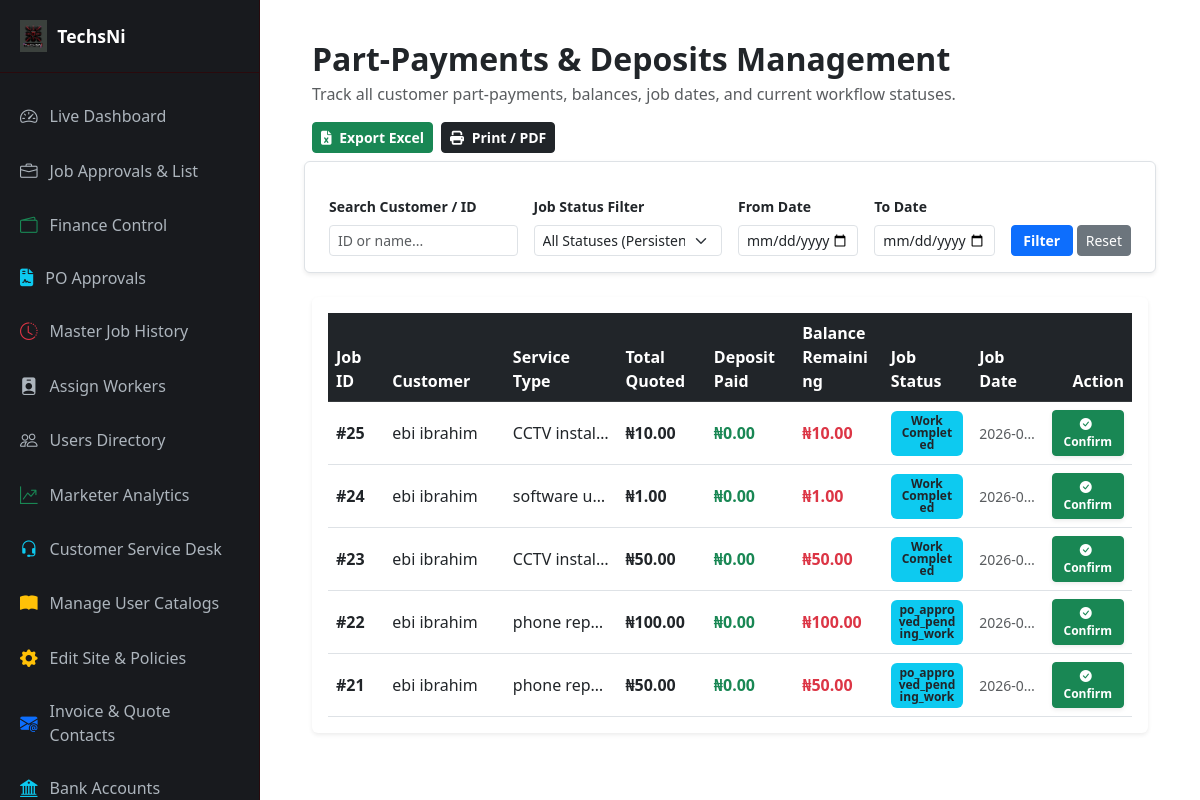
Screenshot of /services/dashboard/finance/part-payments/ (signed in) with the database file from the repository.
### services/models.py (models this page shows, shortened)
class Job(models.Model):
    STATUS_CHOICES = (
        ('pending', 'Pending Review'),
        ('approved', 'Approved'),
        ('rejected', 'Rejected'),
        ('quote_sent', 'Quote Sent'),
        ('quote_approved', 'Quote Approved'),
        ('quote_rejected', 'Quote Rejected'),
        ('deposit_paid', 'Deposit Paid'),
        ('on_site', 'Worker On-Site'),
        ('in_progress', 'Work in Progress'),
        ('completed', 'Work Completed'),
        ('fully_paid', 'Fully Paid & Invoiced'),
        ('pending_finance_review', 'Pending Finance Review'),
        ('settled', 'Settled & Closed'),
    )
    customer = models.ForeignKey(User, on_delete=models.CASCADE, related_name='job_requests')
    job_type = models.ForeignKey(JobType, on_delete=models.SET_NULL, null=True, blank=True, verbose_name="Job Type")
    model_type = models.CharField(max_length=100, blank=True, null=True)
    serial_number = models.CharField(max_length=100, blank=True, null=True)
    condition = models.CharField(max_length=100, blank=True, null=True)
    description = models.TextField()
    image1 = models.ImageField(upload_to='jobs/images/', blank=True, null=True)
    image2 = models.ImageField(upload_to='jobs/images/', blank=True, null=True)
    image3 = models.ImageField(upload_to='jobs/images/', blank=True, null=True)
    video = models.FileField(upload_to='jobs/videos/', blank=True, null=True)
    status = models.CharField(max_length=30, choices=STATUS_CHOICES, default='pending')
    assigned_worker = models.ForeignKey(User, on_delete=models.SET_NULL, null=True, blank=True, related_name='assigned_jobs')
    is_po_job = models.BooleanField(default=False)
    po_number = models.CharField(max_length=100, blank=True, null=True)
    created_at = models.DateTimeField(auto_now_add=True)

class User(AbstractUser):
    groups = models.ManyToManyField(
        'auth.Group',
        related_name='custom_user_set',
        blank=True,
        help_text='The groups this user belongs to.',
        verbose_name='groups',
    )
    user_permissions = models.ManyToManyField(
        'auth.Permission',
        related_name='custom_user_permissions_set',
        blank=True,
        help_text='Specific permissions for this user.',
        verbose_name='user permissions',
    )
    ROLE_CHOICES = (
        ('ceo', 'CEO'),
        ('general_manager', 'General Manager'),
        ('manager', 'Manager'),
        ('assistant_manager', 'Assistant Manager'),
        ('customer_service', 'Customer Service Representative'),
        ('worker', 'Worker'),
        ('customer', 'Customer'),
        ('marketer', 'Marketer'),
    )
    role = models.CharField(max_length=30, choices=ROLE_CHOICES, default='customer')
    employee_id = models.CharField(max_length=50, unique=True, blank=True, null=True, verbose_name="ID Number")
    email = models.EmailField(unique=True, blank=False, null=False)
    phone_number = models.CharField(max_length=20, unique=True, null=True, blank=True)
    country = models.CharField(max_length=50, default='Nigeria')
    state = models.CharField(max_length=100, blank=True, null=True)
    capital = models.CharField(max_length=100, blank=True, null=True)
    lga = models.CharField(max_length=100, blank=True, null=True)
    address = models.TextField(blank=True, null=True)
    description = models.TextField(blank=True, null=True)
    narration = models.TextField(blank=True, null=True)
    is_verified = models.BooleanField(default=False)
    otp_code = models.CharField(max_length=6, blank=True, null=True)
    commission_percentage = models.DecimalField(
        max_digits=5, decimal_places=2, blank=True, null=True,
        verbose_name="Custom Commission Percentage (%)"
    )
    referred_by = models.ForeignKey('self', null=True, blank=True, on_delete=models.SET_NULL, related_name='referrals')

class JobType(models.Model):
    name = models.CharField(max_length=100, unique=True, verbose_name="Job Service Type")
    is_active = models.BooleanField(default=True, verbose_name="Active")

class Quotation(models.Model):
    job = models.OneToOneField(Job, on_delete=models.CASCADE, related_name='quotation')
    subtotal_amount = models.DecimalField(max_digits=12, decimal_places=2, default=0.00)
    discount_amount = models.DecimalField(max_digits=12, decimal_places=2, default=0.00, verbose_name="Discount (₦)")
    vat_amount = models.DecimalField(max_digits=12, decimal_places=2, default=0.00, verbose_name="VAT / Tax (₦)")
    total_amount = models.DecimalField(max_digits=12, decimal_places=2, default=0.00)
    deposit_percentage = models.DecimalField(max_digits=5, decimal_places=2, default=50.00)
    deposit_amount = models.DecimalField(max_digits=12, decimal_places=2, default=0.00)
    balance_amount = models.DecimalField(max_digits=12, decimal_places=2, default=0.00)
    valid_until = models.DateTimeField(blank=True, null=True, verbose_name="Valid Until Date")
    quotation_pdf = models.FileField(upload_to='quotations/pdfs/', blank=True, null=True, verbose_name="Upload Quote PDF")
    rejection_reason = models.TextField(blank=True, null=True)
    is_approved_by_client = models.BooleanField(default=False)
    is_deposit_paid = models.BooleanField(default=False)
    is_balance_paid = models.BooleanField(default=False)
    created_at = models.DateTimeField(auto_now_add=True)

### services/views.py (the view, shortened to what this page needs)
# urls.py: path('dashboard/finance/part-payments/', views.finance_part_payments_view, name='finance_part_payments'),
@login_required
def finance_part_payments_view(request):
    queryset = Job.objects.filter(quotation__isnull=False).select_related('customer', 'job_type', 'quotation')
    status_filter = request.GET.get('status', '')
    date_from = request.GET.get('date_from', '')
    date_to = request.GET.get('date_to', '')
    search_query = request.GET.get('q', '')
    if status_filter:
        queryset = queryset.filter(status=status_filter)
    if date_from:
        queryset = queryset.filter(created_at__date__gte=date_from)
    if date_to:
        queryset = queryset.filter(created_at__date__lte=date_to)
    export_format = request.GET.get('export', '')
    context = {
        'jobs_list': queryset.order_by('-created_at'),
        'status_choices': Job.STATUS_CHOICES,
        'selected_status': status_filter,
        'date_from': date_from,
        'date_to': date_to,
        'search_query': search_query,
    }
    return render(request, 'services/dashboards/finance_part_payments.html', context)

### services/templates/services/dashboards/finance_part_payments.html (shortened to what this page needs)
{% extends 'services/dashboards/base_dashboard.html' %}
{% load static %}
{% block content %}
<div class="d-flex justify-content-between align-items-center mb-4 flex-wrap gap-3">
    <div>
        <h2 class="fw-bold mb-1">Part-Payments & Deposits Management</h2>
        <p class="text-muted mb-0">Track all customer part-payments, balances, job dates, and current workflow statuses.</p>
    </div>
    <div class="d-flex gap-2">
        <a href="?export=csv&status={{ selected_status }}&date_from={{ date_from }}&date_to={{ date_to }}&q={{ search_query }}" class="btn btn-success btn-sm fw-bold">
            <i class="fas fa-file-excel me-1"></i> Export Excel
        </a>
        <button onclick="window.print();" class="btn btn-dark btn-sm fw-bold">
            <i class="fas fa-print me-1"></i> Print / PDF
        </button>
    </div>
</div>
<form method="get" class="row g-3 mb-4 bg-white p-3 rounded shadow-sm border">
    <div class="col-md-3">
        <label class="form-label fw-bold small">Search Customer / ID</label>
        <input type="text" name="q" value="{{ search_query }}" class="form-control form-control-sm" placeholder="ID or name...">
    </div>
    <div class="col-md-3">
        <label class="form-label fw-bold small">Job Status Filter</label>
        <select name="status" class="form-select form-select-sm">
            <option value="">All Statuses (Persistent View)</option>
        </select>
    </div>
    <div class="col-md-2">
        <label class="form-label fw-bold small">From Date</label>
        <input type="date" name="date_from" value="{{ date_from }}" class="form-control form-control-sm">
    </div>
    <div class="col-md-2">
        <label class="form-label fw-bold small">To Date</label>
        <input type="date" name="date_to" value="{{ date_to }}" class="form-control form-control-sm">
    </div>
    <div class="col-md-2 d-flex align-items-end gap-1">
        <button type="submit" class="btn btn-primary btn-sm w-100 fw-bold">Filter</button>
        <a href="{% url 'finance_part_payments' %}" class="btn btn-secondary btn-sm">Reset</a>
    </div>
</form>
<div class="card card-custom p-3 shadow-sm border-0">
    <div class="table-responsive">
        <table class="table table-hover align-middle mb-0" style="table-layout: fixed; width: 100%;">
            <thead class="table-dark">
                <tr>
                    <th style="width: 7%;">Job ID</th>
                    <th style="width: 15%;">Customer</th>
                    <th style="width: 14%;">Service Type</th>
                    <th style="width: 11%;">Total Quoted</th>
                    <th style="width: 11%;">Deposit Paid</th>
                    <th style="width: 11%;">Balance Remaining</th>
                    <th style="width: 11%;">Job Status</th>
                    <th style="width: 9%;">Job Date</th>
                    <th style="width: 11%;" class="text-end">Action</th>
                </tr>
            </thead>
            <tbody>
                {% for job in jobs_list %}
                <tr>
                    <td class="fw-bold text-truncate">#{{ job.id }}</td>
                    <td class="text-truncate" title="{{ job.customer.get_full_name|default:job.customer.username }}">{{ job.customer.get_full_name|default:job.customer.username }}</td>
                    <td class="text-truncate" title="{{ job.job_type.name|default:'General Repair' }}">{{ job.job_type.name|default:"General Repair" }}</td>
                    <td class="fw-bold text-truncate">₦{{ job.quotation.total_amount|default:"0.00" }}</td>
                    <td class="text-success fw-bold text-truncate">₦{{ job.quotation.deposit_amount|default:"0.00" }}</td>
                    <td class="text-danger fw-bold text-truncate">₦{{ job.quotation.balance_amount|default:"0.00" }}</td>
                    <td>
                        <span class="badge bg-info text-dark text-wrap" style="max-width: 100%;">{{ job.get_status_display }}</span>
                    </td>
                    <td class="small text-muted text-truncate" title="{{ job.created_at|date:'Y-m-d H:i' }}">{{ job.created_at|date:"Y-m-d H:i" }}</td>
                    <td class="text-end">
                        {% if not job.quotation.is_deposit_paid %}
                            <form method="POST" class="d-inline">
                                <button type="submit" class="btn btn-sm btn-success fw-bold shadow-sm px-2 py-1" style="font-size: 0.75rem;">
                                    <i class="bi bi-check-circle-fill me-1"></i> Confirm
                                </button>
                            </form>
                        {% else %}
                            <span class="badge bg-success" style="font-size: 0.75rem;">Confirmed</span>
                        {% endif %}
                    </td>
                </tr>
                {% endfor %}
            </tbody>
        </table>
    </div>
</div>
{% endblock %}

### services/templates/services/dashboards/base_dashboard.html (style rules this page uses)
body { background-color: #f8f9fa; color: #212529; font-family: 'Segoe UI', Tahoma, Geneva, Verdana, sans-serif; min-height: 100vh; overflow-x: hidden; }

### rows the page displays
Job: id "25", customer.get_full_name "ebi ibrahim", job_type.name "CCTV instal…", quotation.total_amount "10.00", quotation.deposit_amount "0.00", quotation.balance_amount "10.00", status "Work Completed", created_at "2026-0…"
Job: id "24", customer.get_full_name "ebi ibrahim", job_type.name "software u…", quotation.total_amount "1.00", quotation.deposit_amount "0.00", quotation.balance_amount "1.00", status "Work Completed", created_at "2026-0…"
Job: id "23", customer.get_full_name "ebi ibrahim", job_type.name "CCTV instal…", quotation.total_amount "50.00", quotation.deposit_amount "0.00", quotation.balance_amount "50.00", status "Work Completed", created_at "2026-0…"
Job: id "22", customer.get_full_name "ebi ibrahim", job_type.name "phone rep…", quotation.total_amount "100.00", quotation.deposit_amount "0.00", quotation.balance_amount "100.00", status "po_approved_pending_work", created_at "2026-0…"
Job: id "21", customer.get_full_name "ebi ibrahim", job_type.name "phone rep…", quotation.total_amount "50.00", quotation.deposit_amount "0.00", quotation.balance_amount "50.00", status "po_approved_pending_work", created_at "2026-0…"
